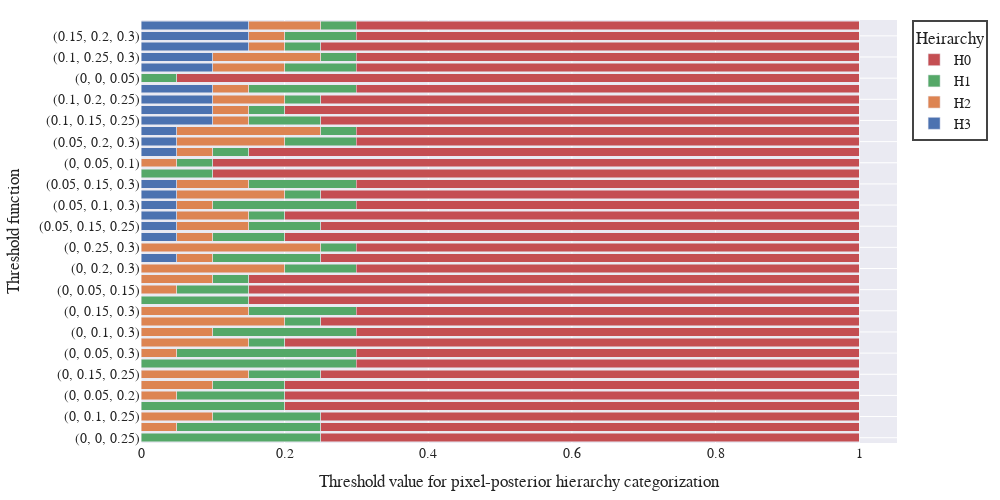

This figure's notebook cell:
### Code cell
#sns.barplot(data=df_functions, x='Threshold function', y='Threshold value for which a pesterior should be $\geq$ to fall within $H_i$', hue='Heirarchy index',  )
import plotly.express as px
fig = px.bar(df_functions, y='Threshold function', 
             x='Threshold value for pixel-posterior hierarchy categorization', 
            color='Heirarchy', template='seaborn',
            barmode = 'stack')
fig.update_layout(
margin=dict(l=20, r=20, t=20, b=20), font_family="Serif", font_size=14,
    width=1000,
    height=500,
    
    
    legend=dict(
        traceorder="reversed",
        #bordercolor="Black",
        borderwidth=2
    )
)
fig.show()

### Figure 1 — Plotly figure (JSON) as saved in the notebook; plotly's stock layout.template omitted (floating-point values rounded to 4 significant figures)
{"data": [{"alignmentgroup": "True", "hovertemplate": "Heirarchy=H3<br>Threshold value for pixel-posterior hierarchy categorization=%{x}<br>Threshold function=%{y}<extra></extra>", "legendgroup": "H3", "marker": {"color": "rgb(76,114,176)", "pattern": {"shape": ""}}, "name": "H3", "offsetgroup": "H3", "orientation": "h", "showlegend": true, "textposition": "auto", "type": "bar", "x": [0, 0, 0, 0, 0, 0, 0, 0, 0, 0, 0, 0, 0, 0, 0, 0, 0, 0.05, 0, 0.05, 0.05, 0.05, 0.05, 0.05, 0.05, 0, 0, 0.05, 0.05, 0.05, 0.1, 0.1, 0.1, 0.1, 0, 0.1, 0.1, 0.15, 0.15, 0.15], "xaxis": "x", "y": ["(0, 0, 0.25)", "(0, 0.05, 0.25)", "(0, 0.1, 0.25)", "(0, 0, 0.2)", "(0, 0.05, 0.2)", "(0, 0.1, 0.2)", "(0, 0.15, 0.25)", "(0, 0, 0.3)", "(0, 0.05, 0.3)", "(0, 0.15, 0.2)", "(0, 0.1, 0.3)", "(0, 0.2, 0.25)", "(0, 0.15, 0.3)", "(0, 0, 0.15)", "(0, 0.05, 0.15)", "(0, 0.1, 0.15)", "(0, 0.2, 0.3)", "(0.05, 0.1, 0.25)", "(0, 0.25, 0.3)", "(0.05, 0.1, 0.2)", "(0.05, 0.15, 0.25)", "(0.05, 0.15, 0.2)", "(0.05, 0.1, 0.3)", "(0.05, 0.2, 0.25)", "(0.05, 0.15, 0.3)", "(0, 0, 0.1)", "(0, 0.05, 0.1)", "(0.05, 0.1, 0.15)", "(0.05, 0.2, 0.3)", "(0.05, 0.25, 0.3)", "(0.1, 0.15, 0.25)", "(0.1, 0.15, 0.2)", "(0.1, 0.2, 0.25)", "(0.1, 0.15, 0.3)", "(0, 0, 0.05)", "(0.1, 0.2, 0.3)", "(0.1, 0.25, 0.3)", "(0.15, 0.2, 0.25)", "(0.15, 0.2, 0.3)", "(0.15, 0.25, 0.3)"], "yaxis": "y"}, {"alignmentgroup": "True", "hovertemplate": "Heirarchy=H2<br>Threshold value for pixel-posterior hierarchy categorization=%{x}<br>Threshold function=%{y}<extra></extra>", "legendgroup": "H2", "marker": {"color": "rgb(221,132,82)", "pattern": {"shape": ""}}, "name": "H2", "offsetgroup": "H2", "orientation": "h", "showlegend": true, "textposition": "auto", "type": "bar", "x": [0, 0.05, 0.1, 0, 0.05, 0.1, 0.15, 0, 0.05, 0.15, 0.1, 0.2, 0.15, 0, 0.05, 0.1, 0.2, 0.05, 0.25, 0.05, 0.1, 0.1, 0.05, 0.15, 0.1, 0, 0.05, 0.05, 0.15, 0.2, 0.05, 0.05, 0.1, 0.05, 0, 0.1, 0.15, 0.05, 0.05, 0.1], "xaxis": "x", "y": ["(0, 0, 0.25)", "(0, 0.05, 0.25)", "(0, 0.1, 0.25)", "(0, 0, 0.2)", "(0, 0.05, 0.2)", "(0, 0.1, 0.2)", "(0, 0.15, 0.25)", "(0, 0, 0.3)", "(0, 0.05, 0.3)", "(0, 0.15, 0.2)", "(0, 0.1, 0.3)", "(0, 0.2, 0.25)", "(0, 0.15, 0.3)", "(0, 0, 0.15)", "(0, 0.05, 0.15)", "(0, 0.1, 0.15)", "(0, 0.2, 0.3)", "(0.05, 0.1, 0.25)", "(0, 0.25, 0.3)", "(0.05, 0.1, 0.2)", "(0.05, 0.15, 0.25)", "(0.05, 0.15, 0.2)", "(0.05, 0.1, 0.3)", "(0.05, 0.2, 0.25)", "(0.05, 0.15, 0.3)", "(0, 0, 0.1)", "(0, 0.05, 0.1)", "(0.05, 0.1, 0.15)", "(0.05, 0.2, 0.3)", "(0.05, 0.25, 0.3)", "(0.1, 0.15, 0.25)", "(0.1, 0.15, 0.2)", "(0.1, 0.2, 0.25)", "(0.1, 0.15, 0.3)", "(0, 0, 0.05)", "(0.1, 0.2, 0.3)", "(0.1, 0.25, 0.3)", "(0.15, 0.2, 0.25)", "(0.15, 0.2, 0.3)", "(0.15, 0.25, 0.3)"], "yaxis": "y"}, {"alignmentgroup": "True", "hovertemplate": "Heirarchy=H1<br>Threshold value for pixel-posterior hierarchy categorization=%{x}<br>Threshold function=%{y}<extra></extra>", "legendgroup": "H1", "marker": {"color": "rgb(85,168,104)", "pattern": {"shape": ""}}, "name": "H1", "offsetgroup": "H1", "orientation": "h", "showlegend": true, "textposition": "auto", "type": "bar", "x": [0.25, 0.2, 0.15, 0.2, 0.15, 0.1, 0.1, 0.3, 0.25, 0.05, 0.2, 0.05, 0.15, 0.15, 0.1, 0.05, 0.1, 0.15, 0.05, 0.1, 0.1, 0.05, 0.2, 0.05, 0.15, 0.1, 0.05, 0.05, 0.1, 0.05, 0.1, 0.05, 0.05, 0.15, 0.05, 0.1, 0.05, 0.05, 0.1, 0.05], "xaxis": "x", "y": ["(0, 0, 0.25)", "(0, 0.05, 0.25)", "(0, 0.1, 0.25)", "(0, 0, 0.2)", "(0, 0.05, 0.2)", "(0, 0.1, 0.2)", "(0, 0.15, 0.25)", "(0, 0, 0.3)", "(0, 0.05, 0.3)", "(0, 0.15, 0.2)", "(0, 0.1, 0.3)", "(0, 0.2, 0.25)", "(0, 0.15, 0.3)", "(0, 0, 0.15)", "(0, 0.05, 0.15)", "(0, 0.1, 0.15)", "(0, 0.2, 0.3)", "(0.05, 0.1, 0.25)", "(0, 0.25, 0.3)", "(0.05, 0.1, 0.2)", "(0.05, 0.15, 0.25)", "(0.05, 0.15, 0.2)", "(0.05, 0.1, 0.3)", "(0.05, 0.2, 0.25)", "(0.05, 0.15, 0.3)", "(0, 0, 0.1)", "(0, 0.05, 0.1)", "(0.05, 0.1, 0.15)", "(0.05, 0.2, 0.3)", "(0.05, 0.25, 0.3)", "(0.1, 0.15, 0.25)", "(0.1, 0.15, 0.2)", "(0.1, 0.2, 0.25)", "(0.1, 0.15, 0.3)", "(0, 0, 0.05)", "(0.1, 0.2, 0.3)", "(0.1, 0.25, 0.3)", "(0.15, 0.2, 0.25)", "(0.15, 0.2, 0.3)", "(0.15, 0.25, 0.3)"], "yaxis": "y"}, {"alignmentgroup": "True", "hovertemplate": "Heirarchy=H0<br>Threshold value for pixel-posterior hierarchy categorization=%{x}<br>Threshold function=%{y}<extra></extra>", "legendgroup": "H0", "marker": {"color": "rgb(196,78,82)", "pattern": {"shape": ""}}, "name": "H0", "offsetgroup": "H0", "orientation": "h", "showlegend": true, "textposition": "auto", "type": "bar", "x": [0.75, 0.75, 0.75, 0.8, 0.8, 0.8, 0.75, 0.7, 0.7, 0.8, 0.7, 0.75, 0.7, 0.85, 0.85, 0.85, 0.7, 0.75, 0.7, 0.8, 0.75, 0.8, 0.7, 0.75, 0.7, 0.9, 0.9, 0.85, 0.7, 0.7, 0.75, 0.8, 0.75, 0.7, 0.95, 0.7, 0.7, 0.75, 0.7, 0.7], "xaxis": "x", "y": ["(0, 0, 0.25)", "(0, 0.05, 0.25)", "(0, 0.1, 0.25)", "(0, 0, 0.2)", "(0, 0.05, 0.2)", "(0, 0.1, 0.2)", "(0, 0.15, 0.25)", "(0, 0, 0.3)", "(0, 0.05, 0.3)", "(0, 0.15, 0.2)", "(0, 0.1, 0.3)", "(0, 0.2, 0.25)", "(0, 0.15, 0.3)", "(0, 0, 0.15)", "(0, 0.05, 0.15)", "(0, 0.1, 0.15)", "(0, 0.2, 0.3)", "(0.05, 0.1, 0.25)", "(0, 0.25, 0.3)", "(0.05, 0.1, 0.2)", "(0.05, 0.15, 0.25)", "(0.05, 0.15, 0.2)", "(0.05, 0.1, 0.3)", "(0.05, 0.2, 0.25)", "(0.05, 0.15, 0.3)", "(0, 0, 0.1)", "(0, 0.05, 0.1)", "(0.05, 0.1, 0.15)", "(0.05, 0.2, 0.3)", "(0.05, 0.25, 0.3)", "(0.1, 0.15, 0.25)", "(0.1, 0.15, 0.2)", "(0.1, 0.2, 0.25)", "(0.1, 0.15, 0.3)", "(0, 0, 0.05)", "(0.1, 0.2, 0.3)", "(0.1, 0.25, 0.3)", "(0.15, 0.2, 0.25)", "(0.15, 0.2, 0.3)", "(0.15, 0.25, 0.3)"], "yaxis": "y"}], "layout": {"barmode": "stack", "font": {"family": "Serif", "size": 14}, "height": 500, "legend": {"borderwidth": 2, "title": {"text": "Heirarchy"}, "tracegroupgap": 0, "traceorder": "reversed"}, "margin": {"b": 20, "l": 20, "r": 20, "t": 20}, "width": 1000, "xaxis": {"anchor": "y", "domain": [0, 1], "title": {"text": "Threshold value for pixel-posterior hierarchy categorization"}}, "yaxis": {"anchor": "x", "domain": [0, 1], "title": {"text": "Threshold function"}}}}
